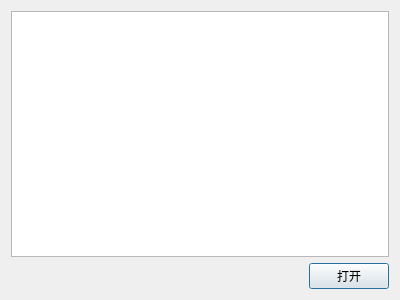
<?xml version="1.0" encoding="UTF-8"?>
<ui version="4.0">
 <class>DialogSelectDialog</class>
 <widget class="QDialog" name="DialogSelectDialog">
  <property name="geometry">
   <rect>
    <x>0</x>
    <y>0</y>
    <width>400</width>
    <height>300</height>
   </rect>
  </property>
  <property name="windowTitle">
   <string>选择对话</string>
  </property>
  <layout class="QVBoxLayout" name="verticalLayout">
   <item>
    <widget class="QTableView" name="tableDialogs"/>
   </item>
   <item>
    <layout class="QHBoxLayout" name="horizontalLayout">
     <item>
      <spacer name="horizontalSpacer">
       <property name="orientation">
        <enum>Qt::Horizontal</enum>
       </property>
       <property name="sizeHint" stdset="0">
        <size>
         <width>40</width>
         <height>20</height>
        </size>
       </property>
      </spacer>
     </item>
     <item>
      <widget class="QPushButton" name="btnOpen">
       <property name="text">
        <string>打开</string>
       </property>
      </widget>
     </item>
    </layout>
   </item>
  </layout>
 </widget>
 <resources/>
 <connections/>
</ui>
